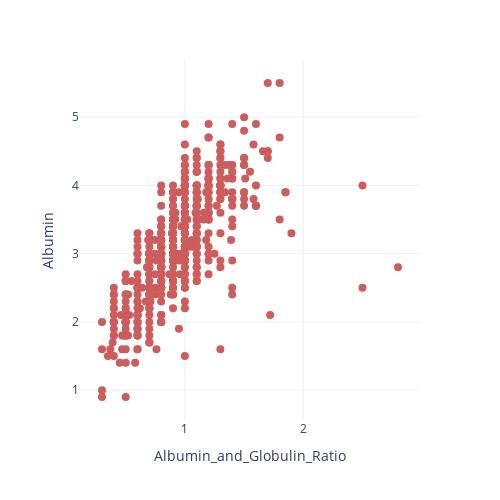

Source (notebook cell):
### Code cell
fig = px.scatter(df, 
                    x = "Albumin_and_Globulin_Ratio",
                    y = "Albumin")
plt.figure(figsize=(3,3))
fig.update_traces(marker = dict(size = 8, color='indianred'))
fig.update_coloraxes(showscale = True)
fig.update_layout(template = "plotly_white",
 autosize=False,
    width=500,
    height=500)
fig.update_yaxes(automargin=True)
fig.show()

### Figure 1 — Plotly figure (JSON) as saved in the notebook; plotly's stock layout.template omitted (floating-point values rounded to 4 significant figures; data arrays with more than 128 entries replaced by an {"elided": "..."} marker saying what was removed)
{"data": [{"hovertemplate": "Albumin_and_Globulin_Ratio=%{x}<br>Albumin=%{y}<extra></extra>", "legendgroup": "", "marker": {"color": "indianred", "size": 8, "symbol": "circle"}, "mode": "markers", "name": "", "orientation": "v", "showlegend": false, "type": "scatter", "x": {"elided": "583 float values"}, "xaxis": "x", "y": {"elided": "583 float values"}, "yaxis": "y"}], "layout": {"autosize": false, "coloraxis": {"showscale": true}, "height": 500, "legend": {"tracegroupgap": 0}, "margin": {"t": 60}, "width": 500, "xaxis": {"anchor": "y", "domain": [0, 1], "title": {"text": "Albumin_and_Globulin_Ratio"}}, "yaxis": {"anchor": "x", "automargin": true, "domain": [0, 1], "title": {"text": "Albumin"}}}}
